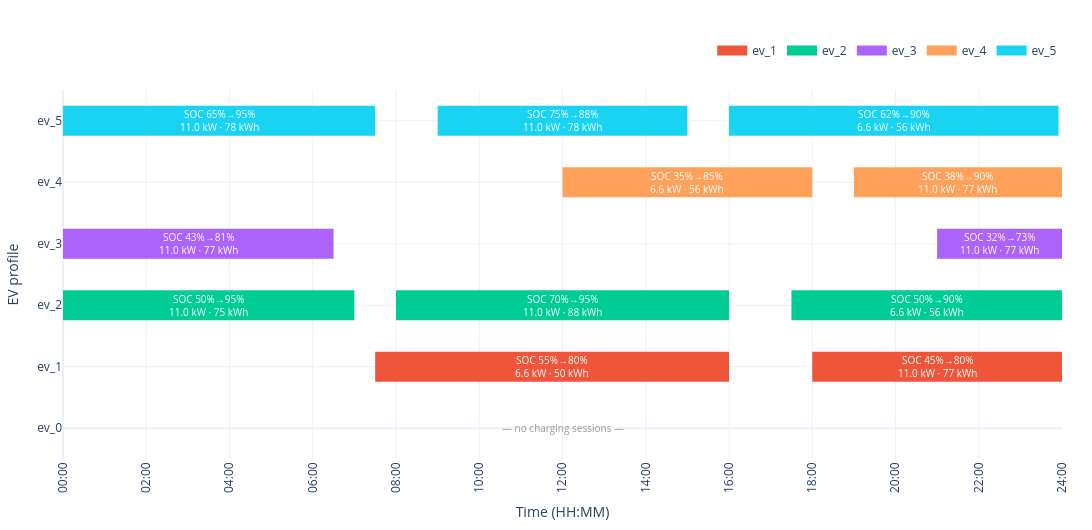
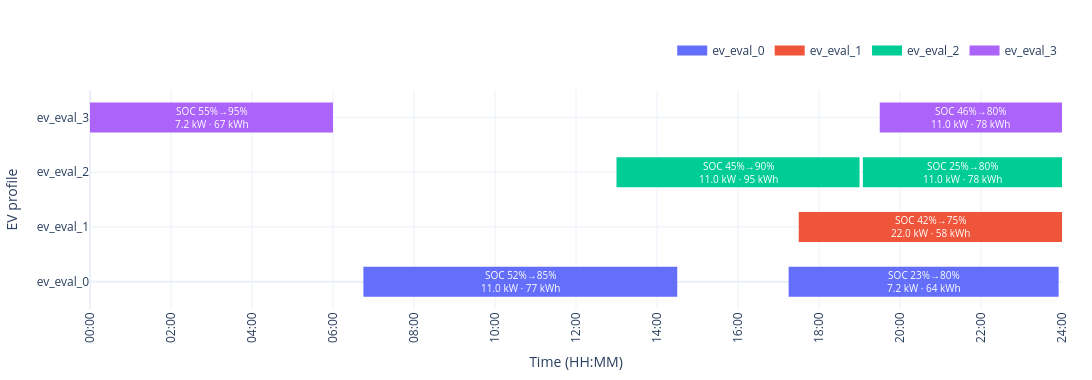

These figures' notebook cell, in order:
### Markdown cell above
## EV charging schedule

Two timeline bar charts — **train** (`ev_N`) and held-out **eval** (`ev_eval_N`)
— one horizontal lane per profile, each plug-in window drawn as a bar annotated
with its `start_soc → target_soc` transition plus the EV's max charging power and
battery capacity. Hover a bar for V2G and target duration. The always-idle
`ev_0` profile has no plug-in events and appears as an empty lane in the train
chart. Identical styling to the cross-year combined data plot.

### Code cell
# Split into train (ev_N, incl. the empty ev_0 lane) and held-out eval (ev_eval_N),
# preserving order.
train_profiles = {k: v for k, v in profiles.items() if "eval" not in k}
eval_profiles = {k: v for k, v in profiles.items() if "eval" in k}
print("train:", list(train_profiles), "| eval:", list(eval_profiles))

train_fig = build_ev_schedule_figure(
    train_profiles, title="")
eval_fig = build_ev_schedule_figure(
    eval_profiles, title="")
train_fig.show()
eval_fig.show()

### Figure 1 — Plotly figure (JSON) as saved in the notebook; plotly's stock layout.template omitted (floating-point values rounded to 4 significant figures)
{"data": [{"hovertemplate": "<b>ev_1</b><br>Plug-in: 07:30  Departure: 16:00<br>Capacity: 50 kWh<br>Max charge: 6.6 kW<br>SOC 55%→80%<br>Target duration: 8 h<extra></extra>", "legendgroup": "ev_1", "line": {"color": "#EF553B", "width": 30}, "mode": "lines", "name": "ev_1", "showlegend": true, "type": "scatter", "x": [450, 960], "y": [1, 1]}, {"hovertemplate": "<b>ev_1</b><br>Plug-in: 18:00  Departure: 24:00<br>Capacity: 77 kWh<br>Max charge: 11.0 kW<br>SOC 45%→80%<br>Target duration: 10 h<extra></extra>", "legendgroup": "ev_1", "line": {"color": "#EF553B", "width": 30}, "mode": "lines", "name": "ev_1", "showlegend": false, "type": "scatter", "x": [1080, 1440], "y": [1, 1]}, {"hovertemplate": "<b>ev_2</b><br>Plug-in: 00:00  Departure: 07:00<br>Capacity: 75 kWh<br>Max charge: 11.0 kW<br>SOC 50%→95%<br>Target duration: 6 h<extra></extra>", "legendgroup": "ev_2", "line": {"color": "#00CC96", "width": 30}, "mode": "lines", "name": "ev_2", "showlegend": true, "type": "scatter", "x": [0, 420], "y": [2, 2]}, {"hovertemplate": "<b>ev_2</b><br>Plug-in: 08:00  Departure: 16:00<br>Capacity: 88 kWh<br>Max charge: 11.0 kW<br>SOC 70%→95%<br>Target duration: 6 h<extra></extra>", "legendgroup": "ev_2", "line": {"color": "#00CC96", "width": 30}, "mode": "lines", "name": "ev_2", "showlegend": false, "type": "scatter", "x": [480, 960], "y": [2, 2]}, {"hovertemplate": "<b>ev_2</b><br>Plug-in: 17:30  Departure: 24:00<br>Capacity: 56 kWh<br>Max charge: 6.6 kW<br>SOC 50%→90%<br>Target duration: 8 h<extra></extra>", "legendgroup": "ev_2", "line": {"color": "#00CC96", "width": 30}, "mode": "lines", "name": "ev_2", "showlegend": false, "type": "scatter", "x": [1050, 1440], "y": [2, 2]}, {"hovertemplate": "<b>ev_3</b><br>Plug-in: 00:00  Departure: 06:30<br>Capacity: 77 kWh<br>Max charge: 11.0 kW<br>SOC 43%→81%<br>Target duration: 6 h<extra></extra>", "legendgroup": "ev_3", "line": {"color": "#AB63FA", "width": 30}, "mode": "lines", "name": "ev_3", "showlegend": true, "type": "scatter", "x": [0, 390], "y": [3, 3]}, {"hovertemplate": "<b>ev_3</b><br>Plug-in: 21:00  Departure: 24:00<br>Capacity: 77 kWh<br>Max charge: 11.0 kW<br>SOC 32%→73%<br>Target duration: 4 h<extra></extra>", "legendgroup": "ev_3", "line": {"color": "#AB63FA", "width": 30}, "mode": "lines", "name": "ev_3", "showlegend": false, "type": "scatter", "x": [1260, 1440], "y": [3, 3]}, {"hovertemplate": "<b>ev_4</b><br>Plug-in: 12:00  Departure: 18:00<br>Capacity: 56 kWh<br>Max charge: 6.6 kW<br>SOC 35%→85%<br>Target duration: 6 h<extra></extra>", "legendgroup": "ev_4", "line": {"color": "#FFA15A", "width": 30}, "mode": "lines", "name": "ev_4", "showlegend": true, "type": "scatter", "x": [720, 1080], "y": [4, 4]}, {"hovertemplate": "<b>ev_4</b><br>Plug-in: 19:00  Departure: 24:00<br>Capacity: 77 kWh<br>Max charge: 11.0 kW<br>SOC 38%→90%<br>Target duration: 8 h<extra></extra>", "legendgroup": "ev_4", "line": {"color": "#FFA15A", "width": 30}, "mode": "lines", "name": "ev_4", "showlegend": false, "type": "scatter", "x": [1140, 1440], "y": [4, 4]}, {"hovertemplate": "<b>ev_5</b><br>Plug-in: 00:00  Departure: 07:30<br>Capacity: 78 kWh<br>Max charge: 11.0 kW<br>SOC 65%→95%<br>Target duration: 5 h<extra></extra>", "legendgroup": "ev_5", "line": {"color": "#19D3F3", "width": 30}, "mode": "lines", "name": "ev_5", "showlegend": true, "type": "scatter", "x": [0, 450], "y": [5, 5]}, {"hovertemplate": "<b>ev_5</b><br>Plug-in: 09:00  Departure: 15:00<br>Capacity: 78 kWh<br>Max charge: 11.0 kW<br>SOC 75%→88%<br>Target duration: 5 h<extra></extra>", "legendgroup": "ev_5", "line": {"color": "#19D3F3", "width": 30}, "mode": "lines", "name": "ev_5", "showlegend": false, "type": "scatter", "x": [540, 900], "y": [5, 5]}, {"hovertemplate": "<b>ev_5</b><br>Plug-in: 16:00  Departure: 23:55<br>Capacity: 56 kWh<br>Max charge: 6.6 kW<br>SOC 62%→90%<br>Target duration: 7 h<extra></extra>", "legendgroup": "ev_5", "line": {"color": "#19D3F3", "width": 30}, "mode": "lines", "name": "ev_5", "showlegend": false, "type": "scatter", "x": [960, 1435], "y": [5, 5]}], "layout": {"annotations": [{"font": {"color": "rgba(120,120,120,0.75)", "size": 10}, "showarrow": false, "text": "— no charging sessions —", "x": 720, "y": 0}, {"font": {"color": "white", "size": 10}, "showarrow": false, "text": "SOC 55%→80%<br>6.6 kW · 50 kWh", "x": 705, "y": 1, "yshift": 0}, {"font": {"color": "white", "size": 10}, "showarrow": false, "text": "SOC 45%→80%<br>11.0 kW · 77 kWh", "x": 1260, "y": 1, "yshift": 0}, {"font": {"color": "white", "size": 10}, "showarrow": false, "text": "SOC 50%→95%<br>11.0 kW · 75 kWh", "x": 210, "y": 2, "yshift": 0}, {"font": {"color": "white", "size": 10}, "showarrow": false, "text": "SOC 70%→95%<br>11.0 kW · 88 kWh", "x": 720, "y": 2, "yshift": 0}, {"font": {"color": "white", "size": 10}, "showarrow": false, "text": "SOC 50%→90%<br>6.6 kW · 56 kWh", "x": 1245, "y": 2, "yshift": 0}, {"font": {"color": "white", "size": 10}, "showarrow": false, "text": "SOC 43%→81%<br>11.0 kW · 77 kWh", "x": 195, "y": 3, "yshift": 0}, {"font": {"color": "white", "size": 10}, "showarrow": false, "text": "SOC 32%→73%<br>11.0 kW · 77 kWh", "x": 1350, "y": 3, "yshift": 0}, {"font": {"color": "white", "size": 10}, "showarrow": false, "text": "SOC 35%→85%<br>6.6 kW · 56 kWh", "x": 900, "y": 4, "yshift": 0}, {"font": {"color": "white", "size": 10}, "showarrow": false, "text": "SOC 38%→90%<br>11.0 kW · 77 kWh", "x": 1290, "y": 4, "yshift": 0}, {"font": {"color": "white", "size": 10}, "showarrow": false, "text": "SOC 65%→95%<br>11.0 kW · 78 kWh", "x": 225, "y": 5, "yshift": 0}, {"font": {"color": "white", "size": 10}, "showarrow": false, "text": "SOC 75%→88%<br>11.0 kW · 78 kWh", "x": 720, "y": 5, "yshift": 0}, {"font": {"color": "white", "size": 10}, "showarrow": false, "text": "SOC 62%→90%<br>6.6 kW · 56 kWh", "x": 1198.0, "y": 5, "yshift": 0}], "font": {"size": 12}, "height": 530, "legend": {"orientation": "h", "x": 0.9727, "xanchor": "right", "xref": "container", "y": 0.9321, "yanchor": "top", "yref": "container"}, "margin": {"b": 50, "l": 60, "r": 30, "t": 90}, "showlegend": true, "title": {"automargin": true, "text": "", "x": 0.02, "xanchor": "left", "y": 0.9717, "yanchor": "middle", "yref": "container"}, "width": 1100, "xaxis": {"range": [0, 1440], "tickangle": -90, "ticktext": ["00:00", "02:00", "04:00", "06:00", "08:00", "10:00", "12:00", "14:00", "16:00", "18:00", "20:00", "22:00", "24:00"], "tickvals": [0, 120, 240, 360, 480, 600, 720, 840, 960, 1080, 1200, 1320, 1440], "title": {"text": "Time (HH:MM)"}}, "yaxis": {"range": [-0.5, 5.5], "ticktext": ["ev_0", "ev_1", "ev_2", "ev_3", "ev_4", "ev_5"], "tickvals": [0, 1, 2, 3, 4, 5], "title": {"text": "EV profile"}}}}

### Figure 2 — Plotly figure (JSON) as saved in the notebook; plotly's stock layout.template omitted (floating-point values rounded to 4 significant figures)
{"data": [{"hovertemplate": "<b>ev_eval_0</b><br>Plug-in: 06:45  Departure: 14:30<br>Capacity: 77 kWh<br>Max charge: 11.0 kW<br>SOC 52%→85%<br>Target duration: 7 h<extra></extra>", "legendgroup": "ev_eval_0", "line": {"color": "#636EFA", "width": 30}, "mode": "lines", "name": "ev_eval_0", "showlegend": true, "type": "scatter", "x": [405, 870], "y": [0, 0]}, {"hovertemplate": "<b>ev_eval_0</b><br>Plug-in: 17:15  Departure: 23:55<br>Capacity: 64 kWh<br>Max charge: 7.2 kW<br>SOC 23%→80%<br>Target duration: 9 h<extra></extra>", "legendgroup": "ev_eval_0", "line": {"color": "#636EFA", "width": 30}, "mode": "lines", "name": "ev_eval_0", "showlegend": false, "type": "scatter", "x": [1035, 1435], "y": [0, 0]}, {"hovertemplate": "<b>ev_eval_1</b><br>Plug-in: 17:30  Departure: 24:00<br>Capacity: 58 kWh<br>Max charge: 22.0 kW<br>SOC 42%→75%<br>Target duration: 3 h<extra></extra>", "legendgroup": "ev_eval_1", "line": {"color": "#EF553B", "width": 30}, "mode": "lines", "name": "ev_eval_1", "showlegend": true, "type": "scatter", "x": [1050, 1440], "y": [1, 1]}, {"hovertemplate": "<b>ev_eval_2</b><br>Plug-in: 13:00  Departure: 19:00<br>Capacity: 95 kWh<br>Max charge: 11.0 kW<br>SOC 45%→90%<br>Target duration: 6 h<extra></extra>", "legendgroup": "ev_eval_2", "line": {"color": "#00CC96", "width": 30}, "mode": "lines", "name": "ev_eval_2", "showlegend": true, "type": "scatter", "x": [780, 1140], "y": [2, 2]}, {"hovertemplate": "<b>ev_eval_2</b><br>Plug-in: 19:05  Departure: 24:00<br>Capacity: 78 kWh<br>Max charge: 11.0 kW<br>SOC 25%→80%<br>Target duration: 9 h<extra></extra>", "legendgroup": "ev_eval_2", "line": {"color": "#00CC96", "width": 30}, "mode": "lines", "name": "ev_eval_2", "showlegend": false, "type": "scatter", "x": [1145, 1440], "y": [2, 2]}, {"hovertemplate": "<b>ev_eval_3</b><br>Plug-in: 00:00  Departure: 06:00<br>Capacity: 67 kWh<br>Max charge: 7.2 kW<br>SOC 55%→95%<br>Target duration: 5 h<extra></extra>", "legendgroup": "ev_eval_3", "line": {"color": "#AB63FA", "width": 30}, "mode": "lines", "name": "ev_eval_3", "showlegend": true, "type": "scatter", "x": [0, 360], "y": [3, 3]}, {"hovertemplate": "<b>ev_eval_3</b><br>Plug-in: 19:30  Departure: 24:00<br>Capacity: 78 kWh<br>Max charge: 11.0 kW<br>SOC 46%→80%<br>Target duration: 8 h<extra></extra>", "legendgroup": "ev_eval_3", "line": {"color": "#AB63FA", "width": 30}, "mode": "lines", "name": "ev_eval_3", "showlegend": false, "type": "scatter", "x": [1170, 1440], "y": [3, 3]}], "layout": {"annotations": [{"font": {"color": "white", "size": 10}, "showarrow": false, "text": "SOC 52%→85%<br>11.0 kW · 77 kWh", "x": 637.5, "y": 0, "yshift": 0}, {"font": {"color": "white", "size": 10}, "showarrow": false, "text": "SOC 23%→80%<br>7.2 kW · 64 kWh", "x": 1235, "y": 0, "yshift": 0}, {"font": {"color": "white", "size": 10}, "showarrow": false, "text": "SOC 42%→75%<br>22.0 kW · 58 kWh", "x": 1245, "y": 1, "yshift": 0}, {"font": {"color": "white", "size": 10}, "showarrow": false, "text": "SOC 45%→90%<br>11.0 kW · 95 kWh", "x": 960, "y": 2, "yshift": 0}, {"font": {"color": "white", "size": 10}, "showarrow": false, "text": "SOC 25%→80%<br>11.0 kW · 78 kWh", "x": 1292.0, "y": 2, "yshift": 0}, {"font": {"color": "white", "size": 10}, "showarrow": false, "text": "SOC 55%→95%<br>7.2 kW · 67 kWh", "x": 180, "y": 3, "yshift": 0}, {"font": {"color": "white", "size": 10}, "showarrow": false, "text": "SOC 46%→80%<br>11.0 kW · 78 kWh", "x": 1305, "y": 3, "yshift": 0}], "font": {"size": 12}, "height": 380, "legend": {"orientation": "h", "x": 0.9727, "xanchor": "right", "xref": "container", "y": 0.9053, "yanchor": "top", "yref": "container"}, "margin": {"b": 50, "l": 60, "r": 30, "t": 90}, "showlegend": true, "title": {"automargin": true, "text": "", "x": 0.02, "xanchor": "left", "y": 0.9605, "yanchor": "middle", "yref": "container"}, "width": 1100, "xaxis": {"range": [0, 1440], "tickangle": -90, "ticktext": ["00:00", "02:00", "04:00", "06:00", "08:00", "10:00", "12:00", "14:00", "16:00", "18:00", "20:00", "22:00", "24:00"], "tickvals": [0, 120, 240, 360, 480, 600, 720, 840, 960, 1080, 1200, 1320, 1440], "title": {"text": "Time (HH:MM)"}}, "yaxis": {"range": [-0.5, 3.5], "ticktext": ["ev_eval_0", "ev_eval_1", "ev_eval_2", "ev_eval_3"], "tickvals": [0, 1, 2, 3], "title": {"text": "EV profile"}}}}
